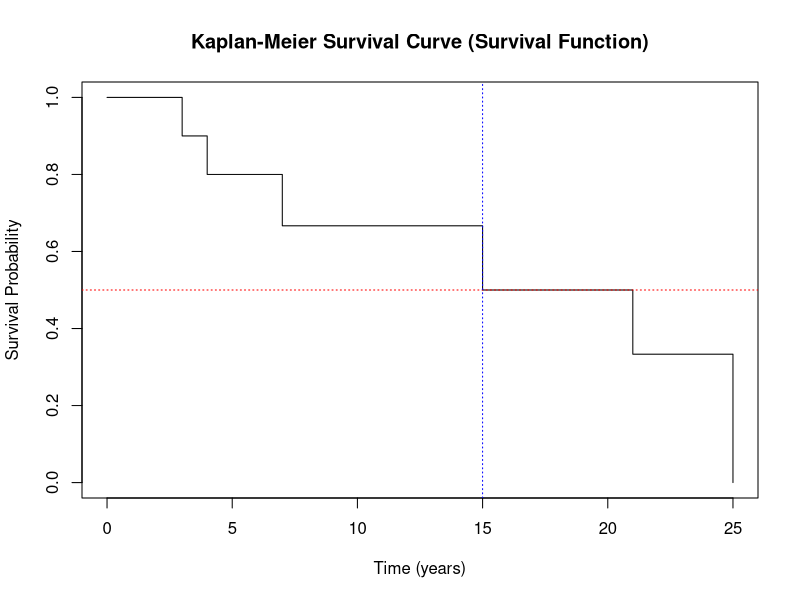
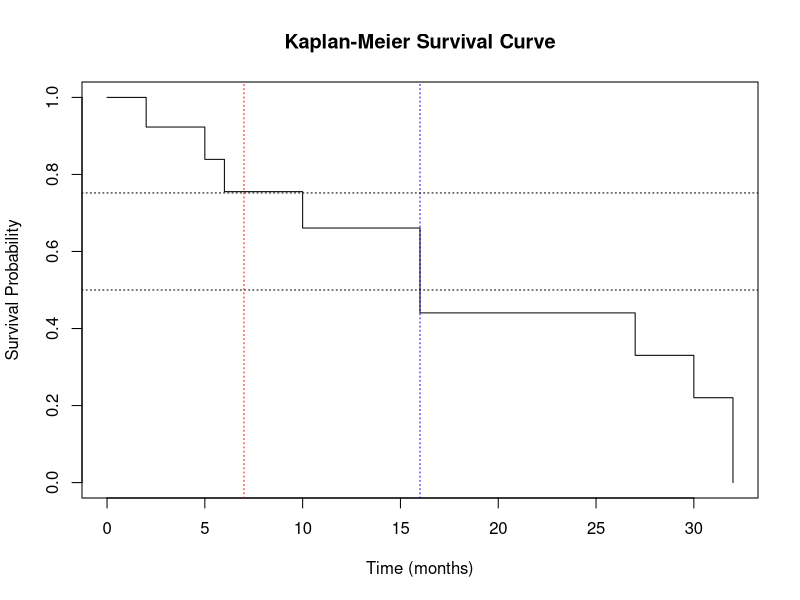

These charts were generated, in order, by the following R code:
## ---- chunk 1
knitr::opts_chunk$set(echo = TRUE)
library(knitr)
## ---- chunk 2
library(survival)
surTime<-c(3,4,4,6,7,9,15,21,23,25)
event<-c(1,1,0,0,1,0,1,1,0,1)
as.factor(event)
survtime<-data.frame(surTime, event)
mysurv1<-Surv(survtime$surTime, survtime$event)
mysurv1

## ---- chunk 3
myfit<-survfit(mysurv1~1)
summary(myfit)
## ---- chunk 4
{plot(myfit, conf.int="none", ylab = "Survival Probability", xlab = "Time (years)", main="Kaplan-Meier Survival Curve (Survival Function)")
abline(h=0.5, lty=3, col = "red") # locating the median using horizontal and vertical line
  abline(v=15, lty=3, col="blue")}
## ---- chunk 5
tumor<-c(2,3,6,7,10,5,32,32,30,27,15,16,16)
event2<-c(1,0,1,0,1,1,1,1,1,1,0,1,1)
as.factor(event2)
tumord<-data.frame(tumor, event2)

mysurv2<-Surv(tumord$tumor, tumord$event2)
mysurv2
## ---- chunk 6
myfit2<-survfit(mysurv2~1)
summary(myfit2)
## ---- chunk 7
{plot(myfit2, conf.int="none", ylab = "Survival Probability", xlab = "Time (months)", main="Kaplan-Meier Survival Curve")
abline(h=0.5, lty=3) # locating the median using horizontal and vertical line
  abline(v=16, lty=3, col="blue")
  abline(h=0.752, lty=3)
  abline(v=7, lty=3, col="red")}

